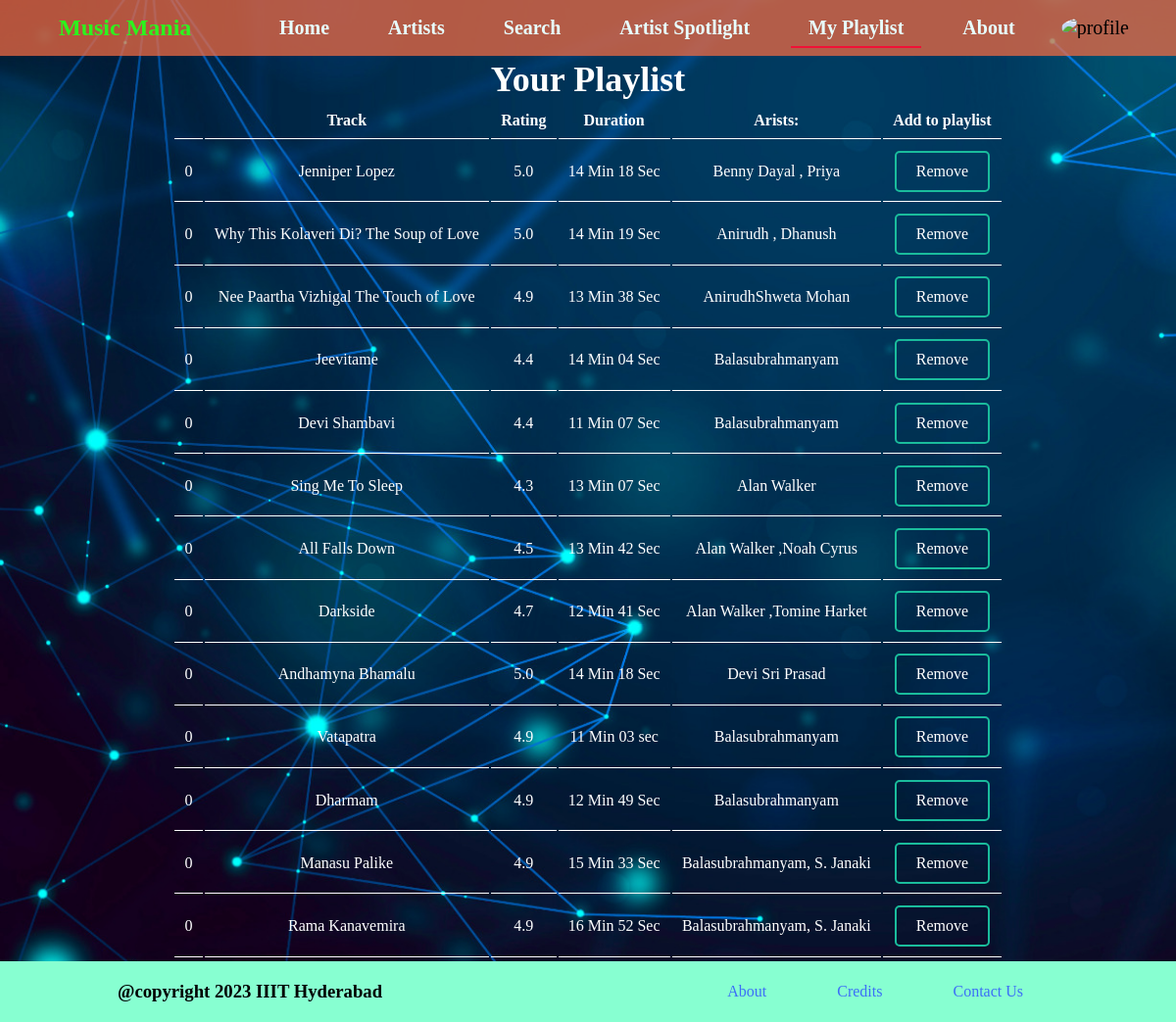
Screenshot of /playlist with the database file from the repository.
### tables this page shows
CREATE TABLE "Songs" (
	"uniqid"	INTEGER UNIQUE,
	"name"	TEXT,
	"album_name"	TEXT,
	"album_id"	INTEGER,
	"rating"	REAL,
	"duration"	TEXT,
	"artists"	TEXT,
	PRIMARY KEY("uniqid" AUTOINCREMENT)
);

### app.py (the view)
@app.route('/playlist')
def playlist():
    connection = sqlite3.connect("Music_Mania.db")
    curser = connection.cursor()
    user_id = 1
    query = 'SELECT playlist FROM users WHERE "userid"={0}'.format(user_id)
    songs_list = curser.execute(query)
    songs = songs_list.fetchall()[0][0]
    query = 'SELECT * FROM Songs'
    all_songs_list = curser.execute(query)
    all_songs = all_songs_list.fetchall()
    return render_template('playlist.html', songs = songs, all_songs = all_songs)

### templates/playlist.html (shortened to what this page needs)
<!DOCTYPE html>
<html lang="en">
<head>
    <link href="{{ url_for('static', filename='styles/style.css') }}" rel="stylesheet">
    <link href="{{ url_for('static', filename='styles/playlist.css') }}" rel="stylesheet">
</head>
<body>
    {% include "header.html" %}
    <h1 class="main-heading">Your Playlist</h1>
    <table class="songs-tab">
        <thead>
            <tr>
                <th></th>
                <th>Track</th>
                <th>Rating</th>
                <th>Duration</th>
                <th colspan="4">Arists:</th>
                <th>Add&nbsp;to&nbsp;playlist</th>
            </tr>
        </thead>
        <tbody>
            {% set counter=0 %}
            {% for song in all_songs %}
            {% set ind=counter %}
            {% if song[0]|string in songs %}
            <tr id="{{ song[0] }}">
                <td>{{ counter }}</td>
                        <td>{{ song[1] }}</td>
                        <td>{{ song[4] }}</td>
                        <td>1{{ song[5] }} </td>
                        <td colspan="4"><a href="/artist/balu">{{ song[6] }}</a></td>
                        <td><button class="mybutton" onclick="remove_from_playlist('{{ song[0] }}')">Remove</button></td>
                    </tr>
                    {% set counter=counter+1 %}
                {% endif %}
            {% endfor %}
        </tbody>
    </table>
    {% include "footer.html" %}
</body>
</html>

### static/styles/style.css (style rules this page uses)
* { margin: 0; padding: 0; align-self: center; font-family: 'Times New Roman'; }
html { scroll-behavior: smooth; }
body { background-image: url("../images/bg.jpeg"); background-attachment: fixed; background-repeat: no-repeat; background-size: cover; }

### static/styles/playlist.css (style rules this page uses)
table { color: white; }
.main-heading { text-align: center; font-size: 3vw; color: white; margin-top: 5vw; }
.mybutton { display: inline-block; padding: 10px 20px; background-color: transparent; color: #ffffff; font-size: 16px; border: 2px solid #1abc9c; border-radius: 5px; cursor: pointer; transition: all 0.3s cubic-bezier(.25,.8,.25,1); }
.songs-tab { margin: auto; }
.songs-tab th { pointer-events: none; }
.songs-tab td a { color: inherit; text-decoration: none; }
.songs-tab td,th { text-align: center; padding: 0.8vw 0.85vw; border-bottom: solid 1px rgb(255, 255, 255); }

### rows the page displays
Songs: counter "0", name "Jenniper Lopez", rating "5.0", duration "4 Min 18 Sec", artists "Benny Dayal , Priya"
Songs: counter "0", name "Why This Kolaveri Di? The Soup of Love", rating "5.0", duration "4 Min 19 Sec", artists "Anirudh , Dhanush"
Songs: counter "0", name "Nee Paartha Vizhigal The Touch of Love", rating "4.9", duration "3 Min 38 Sec", artists "AnirudhShweta Mohan"
Songs: counter "0", name "Jeevitame", rating "4.4", duration "4 Min 04 Sec", artists "Balasubrahmanyam"
Songs: counter "0", name "Devi Shambavi", rating "4.4", duration "1 Min 07 Sec", artists "Balasubrahmanyam"
Songs: counter "0", name "Sing Me To Sleep", rating "4.3", duration "3 Min 07 Sec", artists "Alan Walker"
Songs: counter "0", name "All Falls Down", rating "4.5", duration "3 Min 42 Sec", artists "Alan Walker ,Noah Cyrus"
Songs: counter "0", name "Darkside", rating "4.7", duration "2 Min 41 Sec", artists "Alan Walker ,Tomine Harket"
Songs: counter "0", name "Andhamyna Bhamalu", rating "5.0", duration "4 Min 18 Sec", artists "Devi Sri Prasad"
Songs: counter "0", name "Vatapatra", rating "4.9", duration "1 Min 03 sec", artists "Balasubrahmanyam"
Songs: counter "0", name "Dharmam", rating "4.9", duration "2 Min 49 Sec", artists "Balasubrahmanyam"
Songs: counter "0", name "Manasu Palike", rating "4.9", duration "5 Min 33 Sec", artists "Balasubrahmanyam, S. Janaki"
Songs: counter "0", name "Rama Kanavemira", rating "4.9", duration "6 Min 52 Sec", artists "Balasubrahmanyam, S. Janaki"
